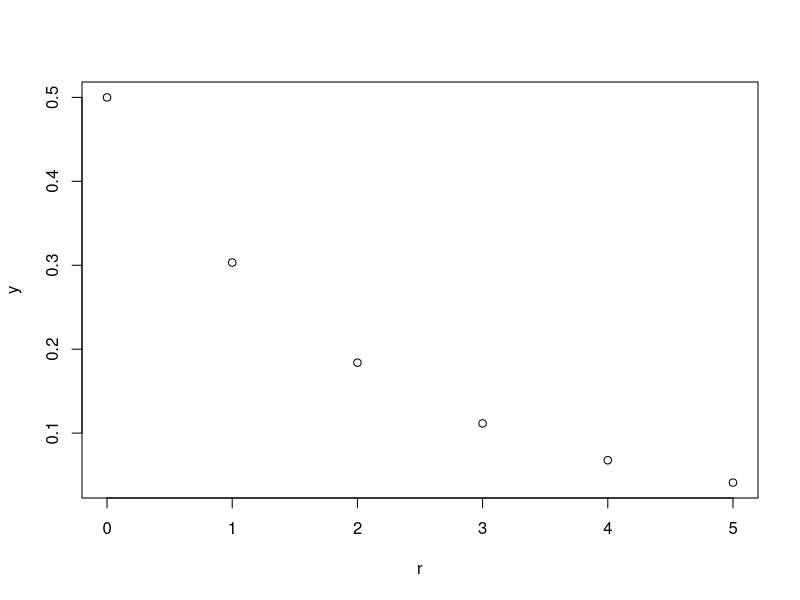
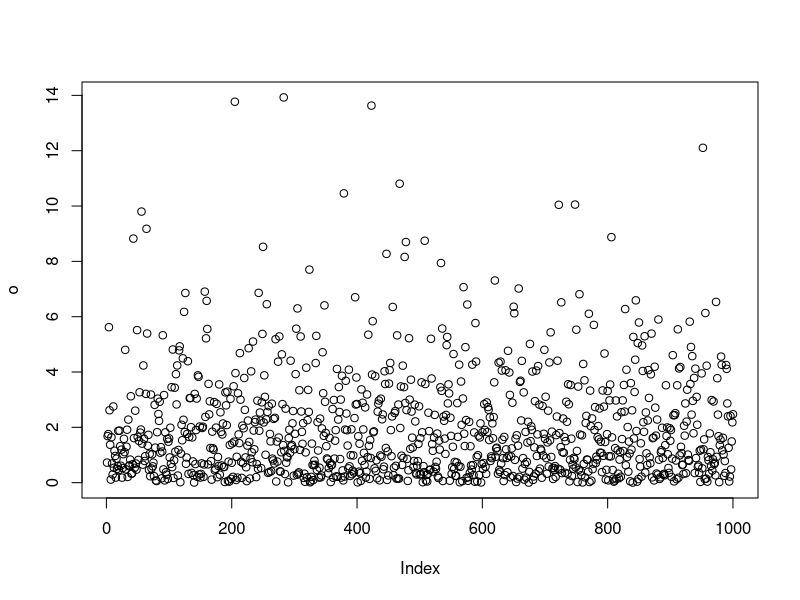

Generate these figures, in order, with R:
# 1
punif(45, 0, 60, lower.tail = FALSE)
punif(20, 0, 30)

# 2 a
x<-3 
dexp(3,1/2)

# 2 b
r<-0:5
y<-dexp(r,1/2)
plot(r,y)

# 2 c
m<-3
pexp(m,1/2)

# 2 d
m<-0:5
n<-pexp(m,1/2)

# 2 e
o<-rexp(1000,1/2)
plot(o)

# 3 a (i)
x<-3
dgamma(x,shape=2,scale=1/3)

# 3 a (ii)
pgamma(1,shape=2,scale=1/3,lower.tail = FALSE)

# 3 b
qgamma(0.70,shape=2,scale=1/3,lower.tail = TRUE)